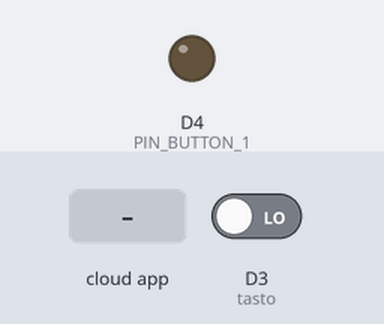
The sketch below on a simulated ESP8266 (NodeMCU). Parts: output pins drawn as LEDs (lit = HIGH). The inputs (shaded band) are chosen by the test bench; at power-on: D3 (tasto) LOW. The RemoteXY app is connected; what the sketch prints to the serial monitor is not drawn.

Above: at 1.2 s.
1.3 s: the phone or cloud app sets button_1 to 1
At 2.0 s:
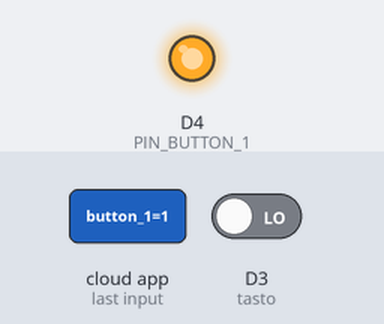
4.7 s: the phone or cloud app sets button_1 to 0
At 5.8 s:
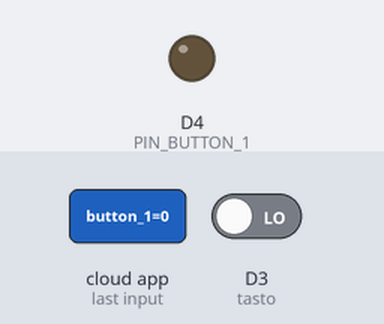
Timing chart, 0 to 7.7 s (numbered marks = the images above; inputs shaded):
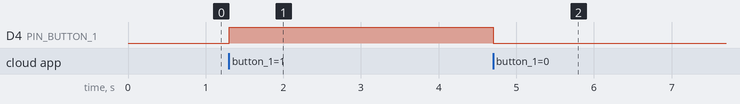

The sketch:

remotexy_primotest.ino
```cpp
// (licence header left out)
//////////////////////////////////////////////
//        RemoteXY include library          //
//////////////////////////////////////////////

// RemoteXY select connection mode and include library
#define REMOTEXY_MODE__ESP8266WIFI_LIB_POINT
#include <ESP8266WiFi.h>

#include <RemoteXY.h>

// RemoteXY connection settings
#define REMOTEXY_WIFI_SSID "EspP001"
#define REMOTEXY_WIFI_PASSWORD ""
#define REMOTEXY_SERVER_PORT 6377


// RemoteXY configurate
#pragma pack(push, 1)
uint8_t RemoteXY_CONF[] =
  { 255,2,0,2,0,35,0,11,13,1,
  1,0,9,7,12,12,2,31,88,0,
  65,4,44,9,9,9,66,130,12,34,
  13,10,2,26,3,3,6,56,8,22,
  2,26 };

// this structure defines all the variables and events of your control interface
struct {

    // input variables
  uint8_t button_1; // =1 if button pressed, else =0
  uint8_t select_1; // =0 if select position A, =1 if position B, =2 if position C, ...

    // output variables
  uint8_t led_1_r; // =0..255 LED Red brightness
  int8_t level_1; // =0..100 level position

    // other variable
  uint8_t connect_flag;  // =1 if wire connected, else =0

} RemoteXY;
#pragma pack(pop)

/////////////////////////////////////////////
//           END RemoteXY include          //
/////////////////////////////////////////////

#define PIN_BUTTON_1 D4
#define tasto D3


void setup()
{
  RemoteXY_Init ();
  pinMode (PIN_BUTTON_1, OUTPUT);
  pinMode (tasto, INPUT);

  Serial.begin(115200);
  digitalWrite(PIN_BUTTON_1, 1);

  Serial.println("Avviando EspP001....");

}

void loop()
{
  RemoteXY_Handler ();

  digitalWrite(PIN_BUTTON_1, (RemoteXY.button_1==0)?LOW:HIGH);

  if (digitalRead(tasto))
    {
     RemoteXY.led_1_r = 255;
     Serial.println("Tasto premuto");
    }
  else
     RemoteXY.led_1_r = 0;

}
```

Measured:
- after the input at 1.3 s, D4 (PIN_BUTTON_1): LOW → HIGH at once
- after the input at 4.7 s, D4 (PIN_BUTTON_1): HIGH → LOW at once
